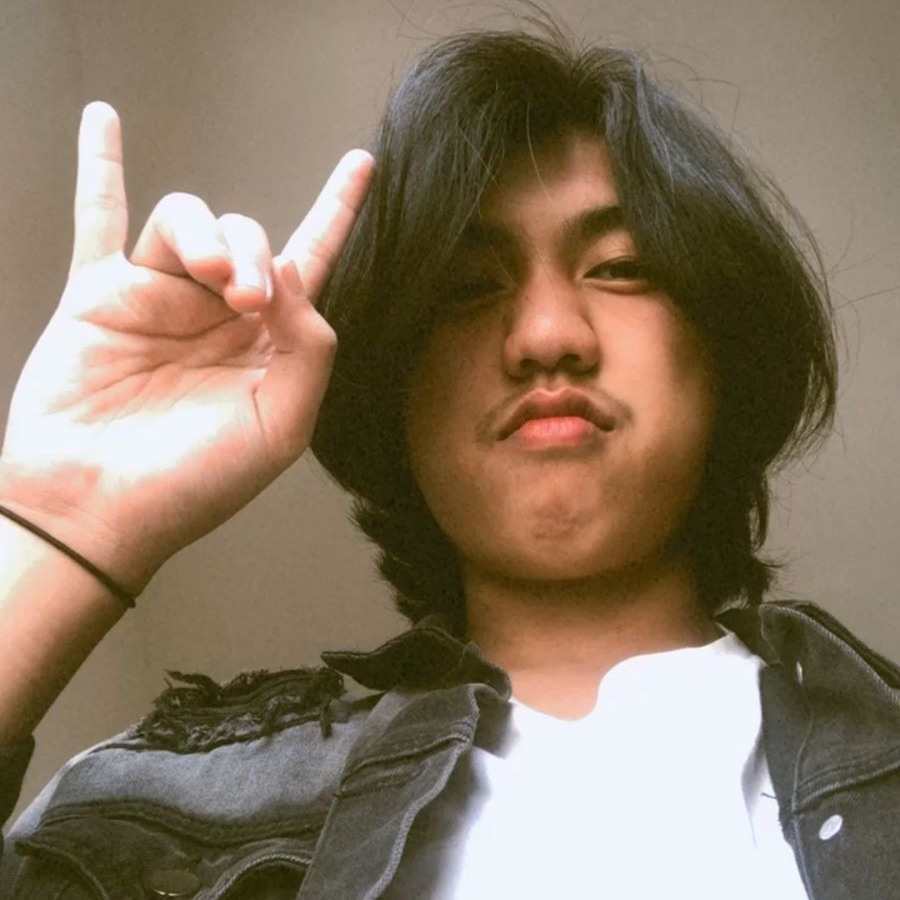
#> input picture muhfi.JPEG, 900 x 900 px, found by its file name
$ python latihan6_flipping.py
#> lines starting #> are read from the running program, lines starting #| are printed output that depends on the picture
# Muhammad Muhfi A.R
# 1217070047

import cv2
import  numpy as np
image = cv2.imread("muhfi.jpeg")
#> image is the input picture: shape (900, 900, 3); mean B, G, R 99.8, 120.4, 137.7
# flipping horizontal
flip_hor=cv2.flip(image,1)
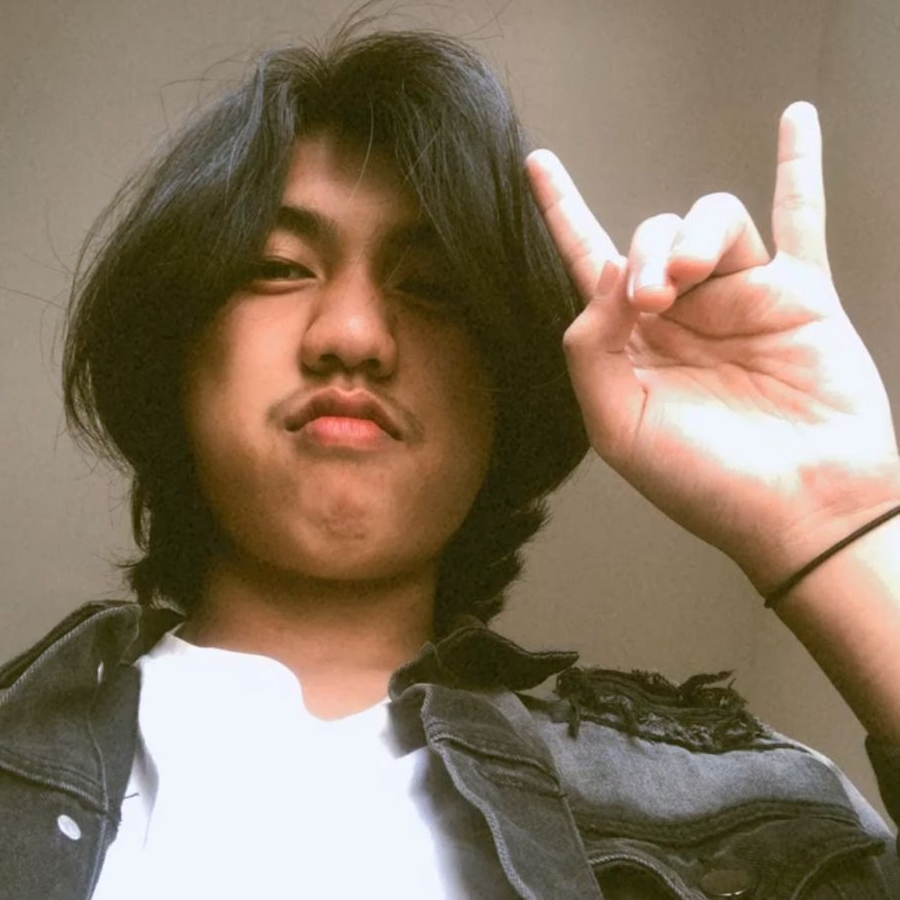
#> flip_hor: shape (900, 900, 3); mean B, G, R 99.8, 120.4, 137.7
# flipping vertical
flip_ver=cv2.flip(image,0)
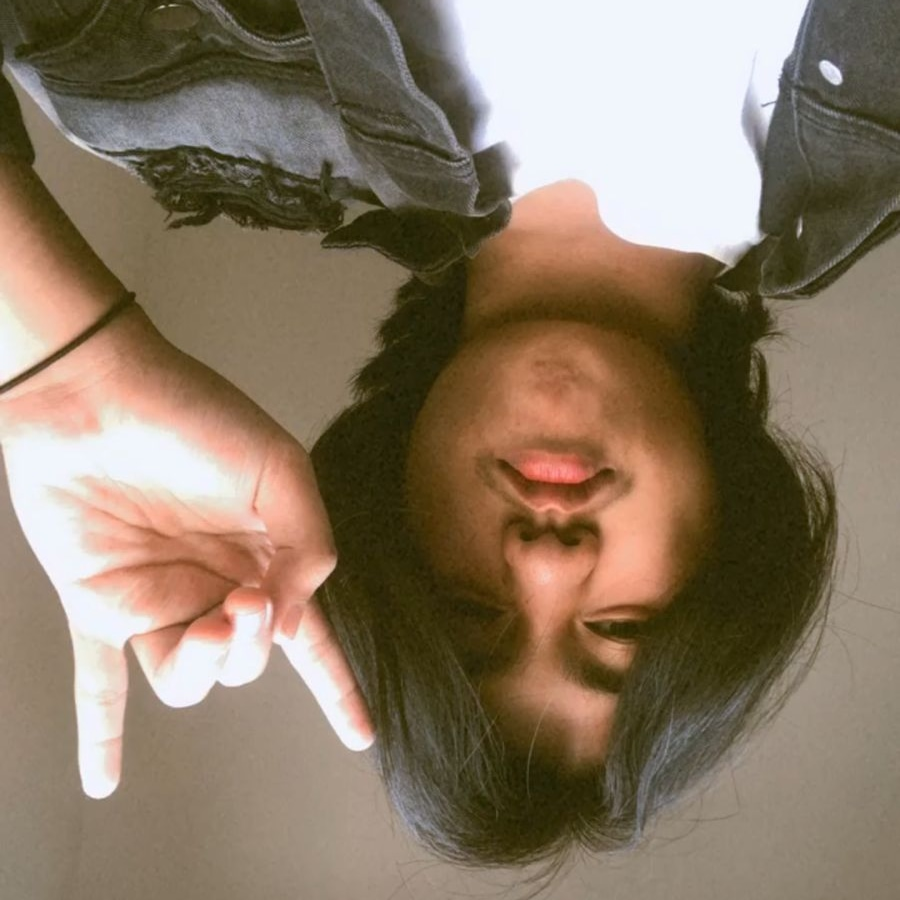
#> flip_ver: shape (900, 900, 3); mean B, G, R 99.8, 120.4, 137.7
# flipping vertical-horizontal
flip_verhor=cv2.flip(image,-1)
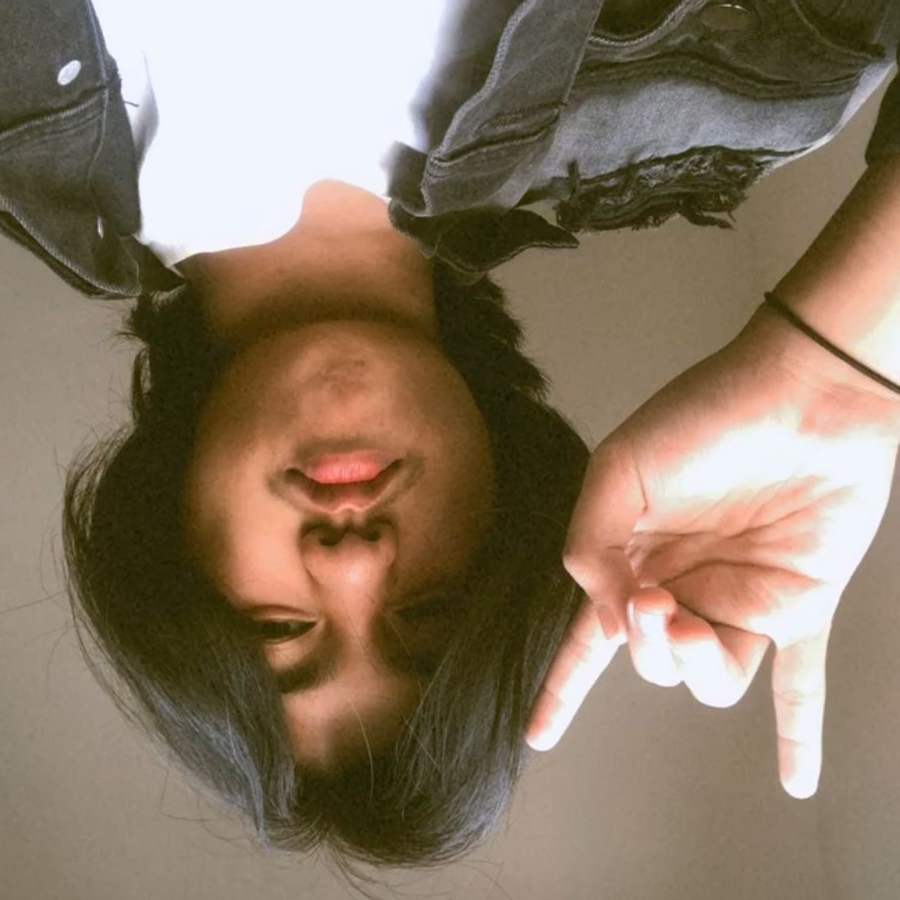
#> flip_verhor: shape (900, 900, 3); mean B, G, R 99.8, 120.4, 137.7
cv2.imshow('Citra Original', image)
cv2.imshow('Citra flip horizontal',flip_hor)
cv2.imshow("citra flip vertikal",flip_ver)
cv2.imshow('Citra flip vertikal-horizontal',flip_verhor)
cv2.waitKey(0)

$ run again, with mupi.jpg copied over muhfi.JPEG
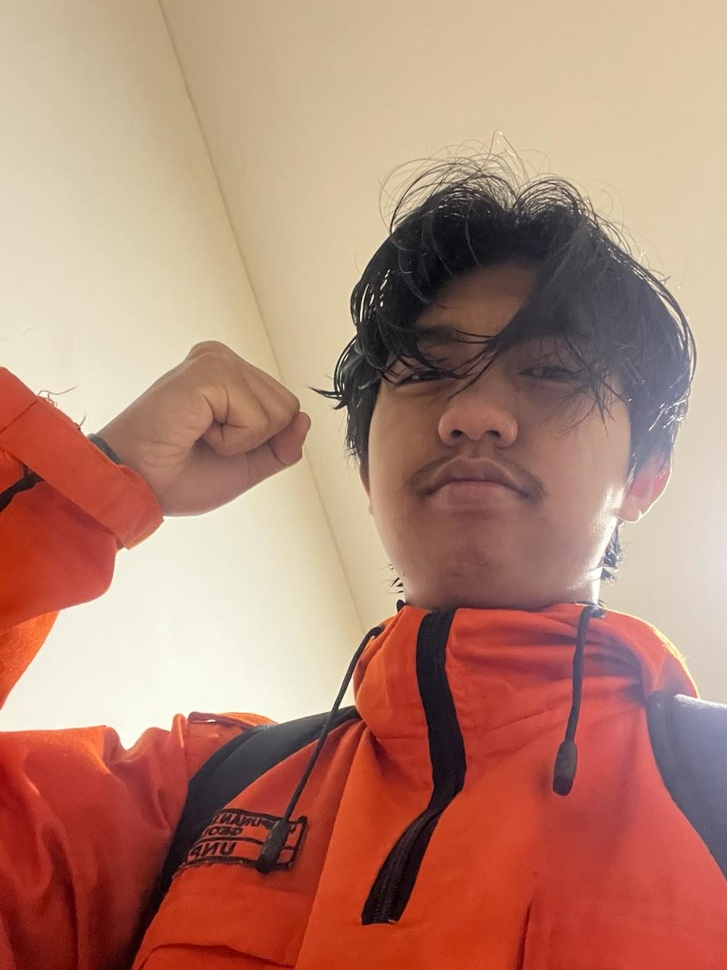
#> input picture mupi.jpg, 727 x 970 px, shrunk from 960 x 1280 before the run, found by its file name
#> image is the input picture: shape (970, 727, 3); mean B, G, R 114.9, 132.3, 179.8
#> `flip_ver=cv2.flip(image,0)`:
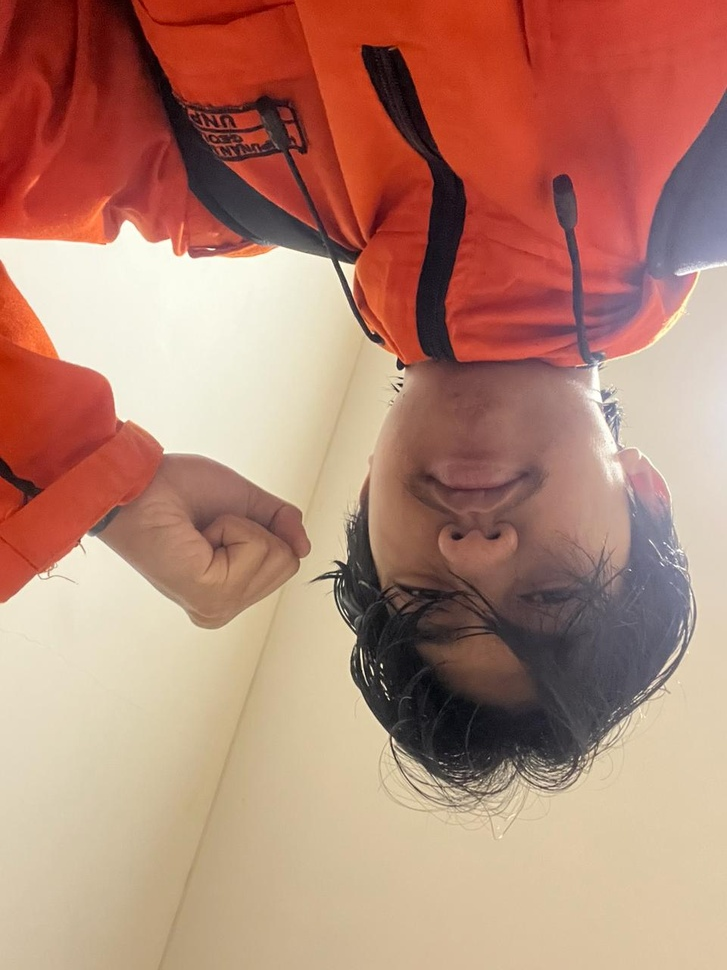
#> flip_ver: shape (970, 727, 3); mean B, G, R 114.9, 132.3, 179.8
#> `flip_verhor=cv2.flip(image,-1)`:
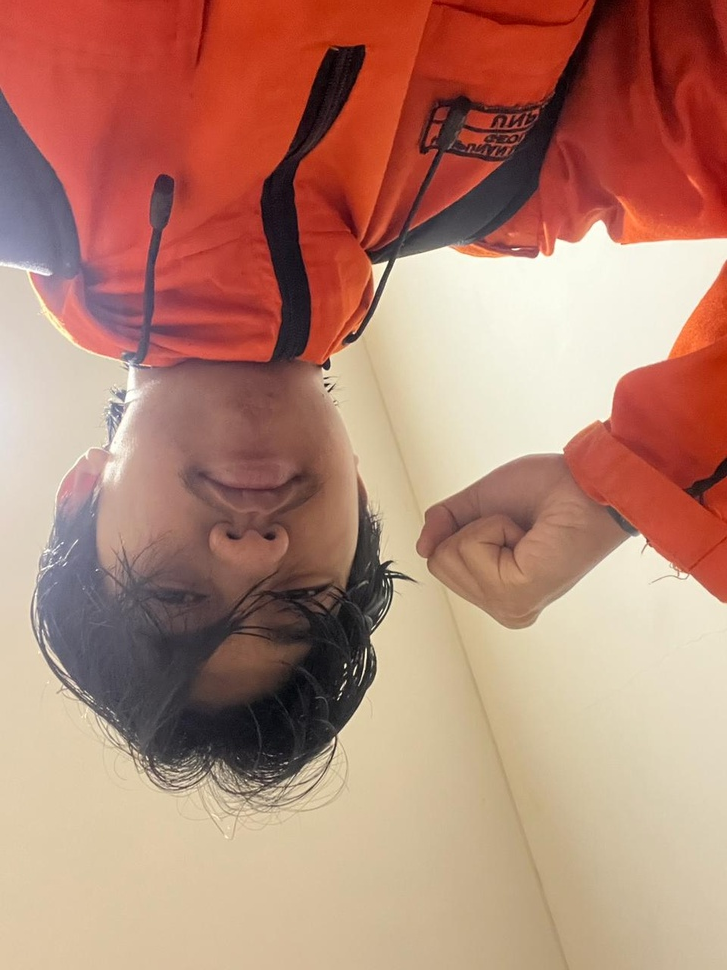
#> flip_verhor: shape (970, 727, 3); mean B, G, R 114.9, 132.3, 179.8
